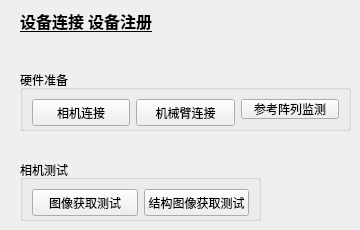
     <widget class="QWidget" name="tab_4">
      <attribute name="title">
       <string>设备注册</string>
      </attribute>
      <widget class="QGroupBox" name="groupBox_24">
       <property name="geometry">
        <rect>
         <x>20</x>
         <y>70</y>
         <width>331</width>
         <height>61</height>
        </rect>
       </property>
       <property name="title">
        <string>硬件准备</string>
       </property>
       <layout class="QHBoxLayout" name="horizontalLayout_10">
        <item>
         <widget class="QPushButton" name="pushButton_CameraConnect">
          <property name="minimumSize">
           <size>
            <width>0</width>
            <height>27</height>
           </size>
          </property>
          <property name="text">
           <string>相机连接</string>
          </property>
         </widget>
        </item>
        <item>
         <widget class="QPushButton" name="pushButton_RobotConnect">
          <property name="minimumSize">
           <size>
            <width>0</width>
            <height>27</height>
           </size>
          </property>
          <property name="text">
           <string>机械臂连接</string>
          </property>
         </widget>
        </item>
        <item>
         <widget class="QPushButton" name="pushButton_Monitoe">
          <property name="text">
           <string>参考阵列监测</string>
          </property>
         </widget>
        </item>
       </layout>
      </widget>
      <widget class="QGroupBox" name="groupBox_29">
       <property name="geometry">
        <rect>
         <x>20</x>
         <y>160</y>
         <width>241</width>
         <height>61</height>
        </rect>
       </property>
       <property name="title">
        <string>相机测试</string>
       </property>
       <layout class="QHBoxLayout" name="horizontalLayout_11">
        <item>
         <widget class="QPushButton" name="pushButton_testPicGet">
          <property name="minimumSize">
           <size>
            <width>0</width>
            <height>27</height>
           </size>
          </property>
          <property name="text">
           <string>图像获取测试</string>
          </property>
         </widget>
        </item>
        <item>
         <widget class="QPushButton" name="pushButton_testStructGet">
          <property name="minimumSize">
           <size>
            <width>0</width>
            <height>27</height>
           </size>
          </property>
          <property name="text">
           <string>结构图像获取测试</string>
          </property>
         </widget>
        </item>
       </layout>
      </widget>
      <widget class="QLabel" name="label_47">
       <property name="geometry">
        <rect>
         <x>20</x>
         <y>0</y>
         <width>211</width>
         <height>41</height>
        </rect>
       </property>
       <property name="font">
        <font>
         <family>微软雅黑</family>
         <pointsize>12</pointsize>
         <weight>75</weight>
         <bold>true</bold>
         <underline>true</underline>
        </font>
       </property>
       <property name="text">
        <string>设备连接 设备注册</string>
       </property>
      </widget>
     </widget>
